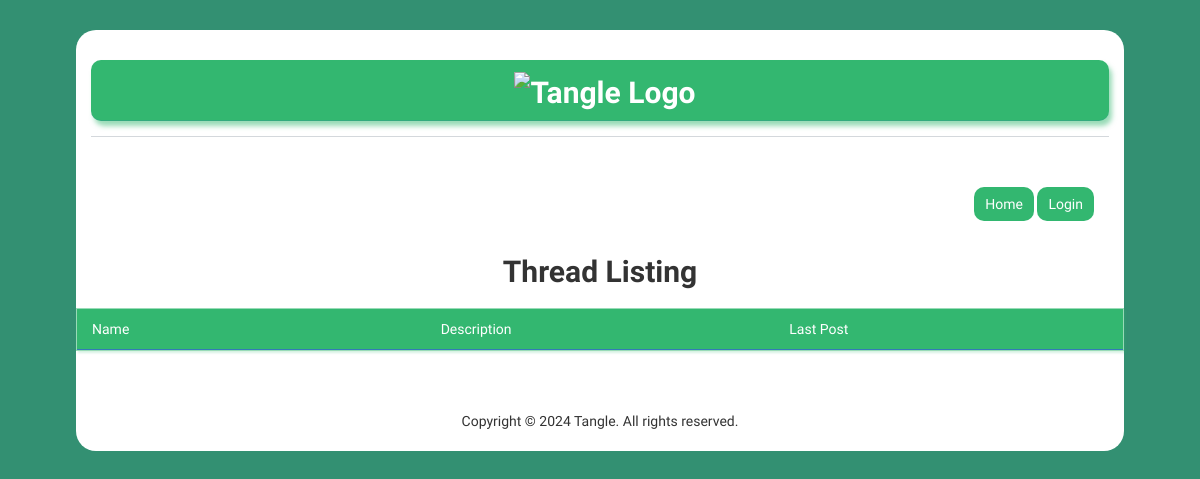
/, run on an earlier commit of the app's database.
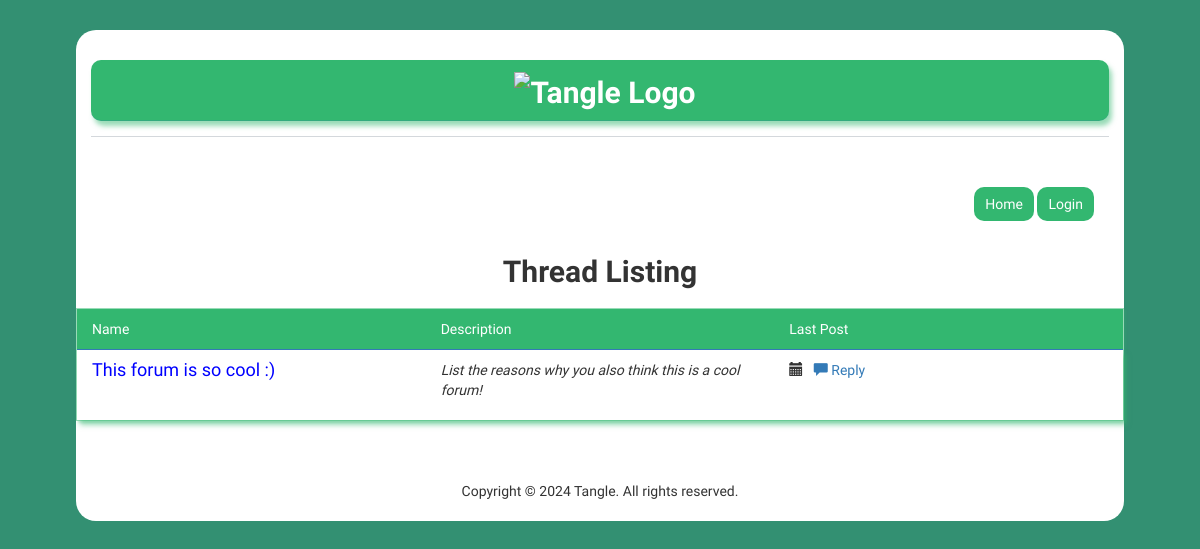
And on a later commit of the database.
### forum/models.py (models this page shows, shortened)
class Thread(models.Model):
    title = models.CharField(max_length=50, blank=False,
                             help_text="Title of the thread.")
    description = models.TextField(max_length=100, blank=False,
                                   help_text="Detailed description of thread.")
    date_created = models.DateTimeField(auto_now_add=True,
                                        help_text="The date and time this thread was created.")
    liked_by = models.ManyToManyField(User, related_name='liked_threads',
                                      blank=True,
                                      help_text="Users who have liked this thread.")
    disliked_by = models.ManyToManyField(User, related_name='disliked_threads',
                                         blank=True,
                                         help_text="Users who have disliked this thread.")
    class Meta:
        ordering = ['-date_created']

### forum/views.py (the view)
# urls.py: path('', views.index, name='index'),
def index(request):
    form = ThreadForm()
    threads = Thread.objects.all()
    context = {'form': form, 'threads': threads}
    return render(request, 'forum/index.html', context)

### forum/templates/forum/index.html (shortened to what this page needs)
{% extends 'user_profile/base.html' %}
{% block body %}
{% load static %}
<div class="container">
    <div class="row">
        <div class="col-lg-12 col-lg-offset-0">
            <div class="logo">
                <div>
                    <a href="{% url 'index' %}">
                        <img src="http://res.cloudinary.com/dhx65uemx/image/upload/c_scale,e_auto_color,h_300,q_auto:best,w_300/v1714339305/tangle_logo.png_gtze25.webp" alt="Tangle Logo" class="logo-image">
                    </a>
                </div>
            </div>
            <div class="menu">
                <div class="container">
                    <a href="{% url 'index' %}" class="btn btn-primary m-item">Home</a>
                    {% if user.is_authenticated %}
                    <a href="{% url 'profile' %}" class="btn btn-primary m-item">Profile</a>
                    <a href="{% url 'logout' %}" class="btn btn-primary m-item">Logout</a>
                    {% else %}
                    <a href="{% url 'login' %}" class="btn btn-primary m-item">Login</a>
                    {% endif %}
                </div>
            </div>
            </div>
            <div class="pageTitle">Thread Listing </div>
            <div class="row pad">
                <div class="col-lg-12">
                    <div class="panel panel-primary">
                        <div class="panel-heading">
                            <div class="row">
                                <div class="col-lg-4">Name</div>
                                <div class="col-lg-4">Description</div>
                                <div class="col-lg-4">Last Post</div>
                            </div>
                        </div>
                        {% for thread in threads %}
                        <div class="panel-body">
                            <div class="row">
                                <div class="col-lg-4">
                                    <h3 class="panel-title">
                                        <a href="{%url 'thread' thread.id %}" style="font-size: 18px;" class="blue">
                                            {{ thread.title }}
                                        </a>
                                    </h3>
                                </div>
                                <div class="col-lg-4">
                                    <p>
                                        <em>
                                            {{ thread.description }}
                                        </em>
                                    </p>
                                </div>
                                <div class="col-lg-4">
                                    <p>
                                        <i class="glyphicon glyphicon-calendar"></i>
                                        <a href="{% url 'thread' thread.id %}#_reply">
                                            <i class="glyphicon glyphicon-comment"></i> Reply
                                        </a>
                                    </p>
                                </div>
                            </div>
                        </div>
                        {% endfor %}
                    </div>
                </div>
            </div>
            <footer>
                <div class="row">
                    <div class="col-lg-12">
                        <div class="center">
                            Copyright &copy; 2024 Tangle. All rights reserved.
                        </div>
                    </div>
                </div>
            </footer>
        </div>
    </div>
{% endblock %}

### user_profile/templates/user_profile/base.html (shortened to what this page needs)
{% load static %}
<!DOCTYPE html>
<html lang="en">
<head>
    <link rel="stylesheet" href="{% static 'bs/css/bootstrap.min.css' %}" />
    <link rel="stylesheet" type="text/css" href="{% static 'css/styles.css' %}" />
</head>
<body>
    {% block body %} {% endblock %}
</body>
</html>

### user_profile/static/css/styles.css (style rules this page uses)
body { background-color: rgba(29, 132, 99, 0.9); font-family: "Unbounded",Ubuntu, verdana, georgia, serif, sans-serif; font-weight: 400; }
@media (min-width: 1200px) { div.container { width: 1018px; border-radius: 20px; } }
body { animation: colorChange 10s infinite; }
div.container { background-color: white; margin-top: 30px; padding-top: 20px; margin-bottom: 30px; border-radius: 20px; min-inline-size: fit-content; }
a, a:hover, a:active, a:focus, a:visited { text-decoration: none; }
.blue { color: blue !important; }
div.logo { color: #2c3e50; font-size: 30px; font-weight: bolder; padding-top: 10px; padding-bottom: 5px; border-bottom: 1px solid rgba(44, 62, 80, .2); margin-bottom: 10px; text-align: center; }
div.logo > div { font-size: 30px; font-weight: bolder; padding-top: 10px; padding-left: 10px; padding-bottom: 5px; border-bottom: 1px solid rgba(51, 122, 183, .2); margin-bottom: 10px; background-color: rgb(51, 183, 112); color: white !important; box-shadow: 3px 5px 5px rgba(51, 183, 112, .5); border-radius: 10px; text-align: center; width: auto; }
div.logo > div > a { color: white !important; }
div.pageTitle { font-size: 30px; font-weight: bolder; margin-bottom: 15px; text-align: center; }
.center { text-align: center !important; }
div.panel, .btn { border-radius: 0; }
footer { margin-top: 40px; margin-bottom: 20px; }
.pad { margin-top: 10px; }
div.panel-body { padding-top: 10px; box-shadow: 3px 5px 5px rgba(51, 183, 112, .5); }
.panel-primary > .panel-heading { border-radius: 0; background-color: rgb(51, 183, 112); }
.panel-primary { border-color: rgba(51, 183, 112, .5); box-shadow: 2px 2px 2px rgba(51, 183, 112, .2); }
.panel-title { margin-bottom: 10px; }
.btn-primary, .btn-danger { background-color: rgb(51, 183, 112); border-color: rgba(51, 183, 112, .5); border-radius: 10px; }
p { padding-bottom: 0px; margin-bottom: 5px; }
.m-item { padding-left: 10px; padding-right: 10px; }
div.menu { text-align: right; margin-bottom: 15px; }
.logo-image { height: 200px; }

What changed in the data, as far as the page shows it:
added Thread: title "This forum is so cool :)", description "List the reasons why you also think this is a cool forum!"
